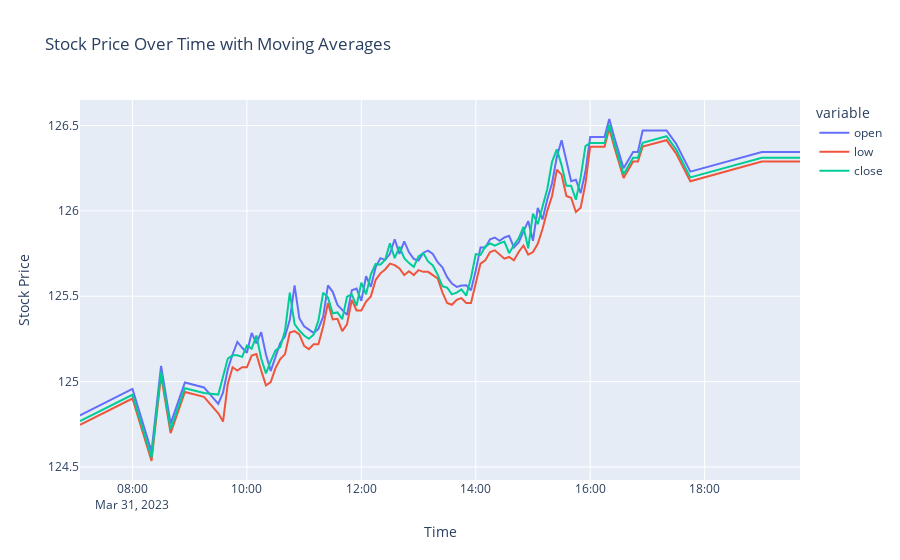

Here is the notebook cell this chart was saved with:
### Code cell
fig = px.line(pandas_df, x='timeseries', y=['open', 'low', 'close'],
              labels={'value': 'Stock Price', 'timeseries': 'Time'},
              title='Stock Price Over Time with Moving Averages')
fig.show()
